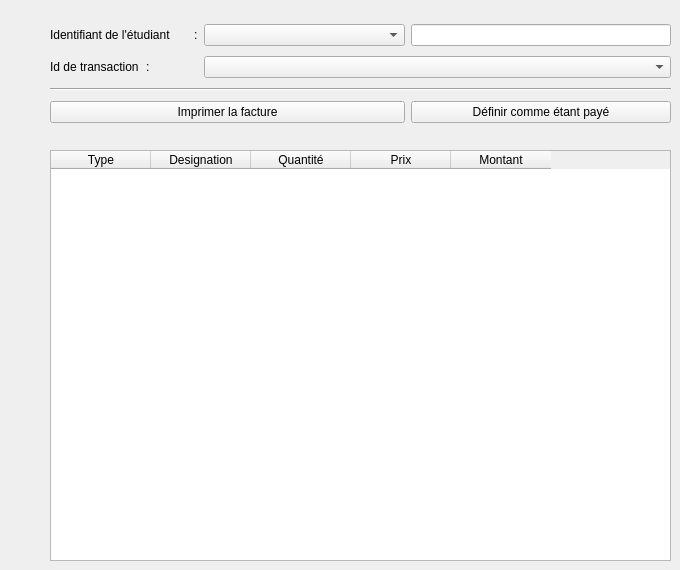
      <widget class="QWidget" name="insc_payement">
       <attribute name="title">
        <string>Payements</string>
       </attribute>
       <widget class="QWidget" name="gridLayoutWidget_4">
        <property name="geometry">
         <rect>
          <x>50</x>
          <y>20</y>
          <width>621</width>
          <height>111</height>
         </rect>
        </property>
        <layout class="QGridLayout" name="gridLayout_3">
         <item row="0" column="2">
          <widget class="QLineEdit" name="inscP_nomEtudiantLineEdit">
           <property name="readOnly">
            <bool>true</bool>
           </property>
          </widget>
         </item>
         <item row="1" column="0">
          <widget class="QLabel" name="inscP_idTransactionLabel">
           <property name="text">
            <string>Id de transaction	:</string>
           </property>
          </widget>
         </item>
         <item row="0" column="0">
          <widget class="QLabel" name="inscP_identifiantLabel">
           <property name="text">
            <string>Identifiant de l'étudiant	:</string>
           </property>
          </widget>
         </item>
         <item row="1" column="1" colspan="2">
          <widget class="QComboBox" name="inscP_idTransactionComboBox">
           <property name="placeholderText">
            <string>Entrez l'id de la transaction</string>
           </property>
           <property name="duplicatesEnabled">
            <bool>false</bool>
           </property>
           <property name="frame">
            <bool>true</bool>
           </property>
          </widget>
         </item>
         <item row="0" column="1">
          <widget class="QComboBox" name="inscP_identifiantComboBox">
           <property name="placeholderText">
            <string>Entrez l'identifiant de l'étudiant :</string>
           </property>
          </widget>
         </item>
         <item row="2" column="0" colspan="3">
          <widget class="Line" name="line">
           <property name="orientation">
            <enum>Qt::Horizontal</enum>
           </property>
          </widget>
         </item>
         <item row="3" column="2">
          <widget class="QPushButton" name="inscP_vPaiementPushButton">
           <property name="text">
            <string>Définir comme étant payé</string>
           </property>
          </widget>
         </item>
         <item row="3" column="0" colspan="2">
          <widget class="QPushButton" name="inscP_imprimerFacturePushButton">
           <property name="text">
            <string>Imprimer la facture</string>
           </property>
          </widget>
         </item>
        </layout>
        <zorder>inscP_idTransactionComboBox</zorder>
        <zorder>inscP_identifiantComboBox</zorder>
        <zorder>inscP_identifiantLabel</zorder>
        <zorder>inscP_nomEtudiantLineEdit</zorder>
        <zorder>inscP_idTransactionLabel</zorder>
        <zorder>inscP_vPaiementPushButton</zorder>
        <zorder>line</zorder>
        <zorder>inscP_imprimerFacturePushButton</zorder>
       </widget>
       <widget class="QTableWidget" name="inscP_commandeTableWidget">
        <property name="geometry">
         <rect>
          <x>50</x>
          <y>150</y>
          <width>621</width>
          <height>411</height>
         </rect>
        </property>
        <column>
         <property name="text">
          <string>Type</string>
         </property>
        </column>
        <column>
         <property name="text">
          <string>Designation</string>
         </property>
        </column>
        <column>
         <property name="text">
          <string>Quantité</string>
         </property>
        </column>
        <column>
         <property name="text">
          <string>Prix</string>
         </property>
        </column>
        <column>
         <property name="text">
          <string>Montant</string>
         </property>
        </column>
       </widget>
      </widget>
